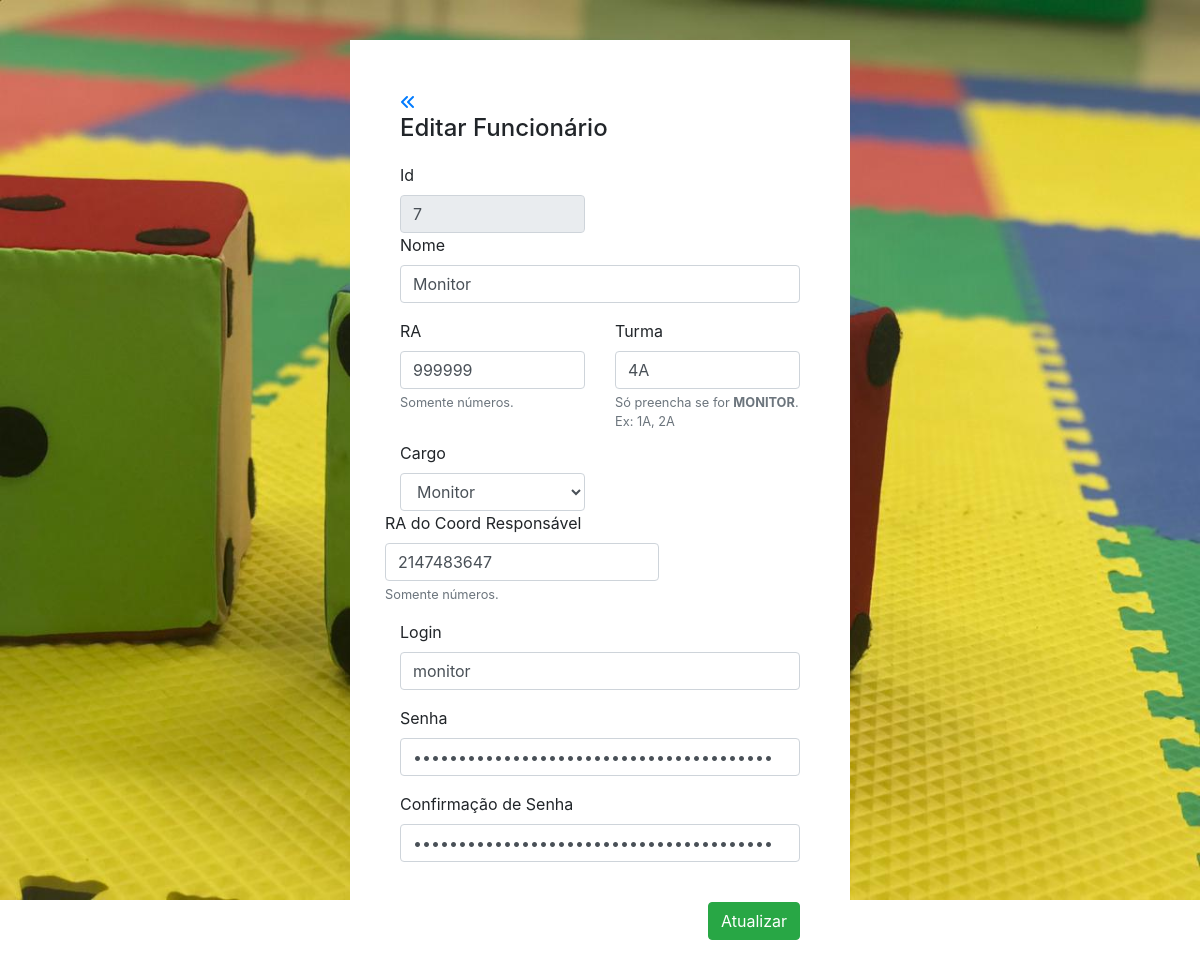
The app's page /v3.7.6/cadastro_funcionario/editar_funcionario.php?id=7 (signed in) with its own data.
### tables this page shows
CREATE TABLE `funcionarios` (
  `IdFunc` int(10) NOT NULL,
  `Login` varchar(10) NOT NULL,
  `Senha` varchar(50) NOT NULL,
  `RA` int(13) NOT NULL,
  `Nome` varchar(60) NOT NULL,
  `Turma` varchar(60) DEFAULT NULL,
  `Cargo` enum('1','2','3') NOT NULL,
  `RACoordenadorResponsavel` int(12) NOT NULL
);

### v3.7.6/cadastro_funcionario/editar_funcionario.php (the view, shortened to what this page needs)
<?php
$id= $_GET['id'];
?>
<!DOCTYPE html>
<html>
<head>
	<link rel="stylesheet" href="https://stackpath.bootstrapcdn.com/bootstrap/4.3.1/css/bootstrap.min.css">
	<link rel="stylesheet" type="text/css" href="css/estilo.css">
</head>
<body>
<?php
      $Login = $_SESSION['Login'];
      include 'conexao.php';
      $sql = "SELECT `Cargo` FROM `funcionarios` WHERE `Login` = '$Login' ";
      $buscar = mysqli_query($conexao, $sql);
      $array = mysqli_fetch_array($buscar);
      $Cargo = $array['Cargo'];
 ?>
	<div class="container" id="tamanhoContainer">
		<?php
           if ($Cargo == 3)  {
        ?>
		<a href="listar_funcionario.php" ><i class="fas fa-angle-double-left"></i></a>
		<h4>Editar Funcionário</h4>
		<form action="atualizar_funcionario.php" method="post" style="margin-top: 20px">
			<?php
			$sql = "SELECT * FROM `funcionarios` WHERE IdFunc = $id";
			$buscar = mysqli_query($conexao, $sql);
			while ($array = mysqli_fetch_array($buscar)) {
				$IdFunc = $array['IdFunc'];
		    	$Login = $array['Login'];
		    	$Senha = $array['Senha'];
		    	$RA = $array['RA'];
		    	$Nome = $array['Nome'];
		    	$Turma = $array['Turma'];
		    	$RACoordenadorResponsavel = $array['RACoordenadorResponsavel'];
			?>
			<div class="row">
				<div class="col-sm-6">
					<label>Id</label>
		    		<input type="text" class="form-control" name="IdFunc" value="<?php echo $IdFunc ?>" disabled>
		    	</div>
	    	</div>
	 		<div class="form-group">
	    		<label>Nome</label>
	    		<input type="text" class="form-control" name="Nome" value="<?php echo $Nome ?>">
  			</div>
				<div class="row">
					<div class="col-sm-6">
	    				<label>RA</label>
	    				<input type="number" class="form-control" name="RA" value="<?php echo $RA ?>" min="1" step="1" required>
	    				<small id="Turmaobs" class="form-text text-muted">Somente números.</small>
	    			</div>
	    			<div class="col-sm-6">
	    				<label>Turma</label>
	    				<input type="text" class="form-control" name="Turma"  value="<?php echo $Turma ?>" >
	    				<small id="Turmaobs" class="form-text text-muted">Só preencha se for <strong>MONITOR</strong>. Ex: 1A, 2A</small>
  					</div>
  				</div>
		  		<div class="row" style="margin-top: 10px;">
					<div class="col-sm-6">
			  			<label>Cargo</label>
						<select class="form-control" name="Cargo" required>
					      <option value="1">Monitor</option>
						</select>
			  	 	</div>
			  	 	<div class="form-group">
					    <label>RA do Coord Responsável</label>
					    <input type="number" class="form-control" name="RACoordenadorResponsavel" value="<?php echo $RACoordenadorResponsavel ?>" min="1" step="1" >
					    <small id="Turmaobs" class="form-text text-muted">Somente números.</small>
			  		</div>
		  		</div>
			<div class="form-group">
	    		<label>Login</label>
	    		<input type="text" class="form-control" name="Login"  value="<?php echo $Login ?>" required>
  			</div>
  			<div class="form-group">
	    		<label for="pass">Senha</label>
	    		<input type="password" class="form-control" name="Senha"  value="<?php echo $Senha ?>" required>
  			</div>
  			<div class="form-group">
	    		<label for="pass">Confirmação de Senha</label>
	    		<input type="password" class="form-control" name="Senha"  value="<?php echo $Senha ?>" required>
  			</div>
			<div id="botao">
				<button type="submit" class="btn btn-success " >Atualizar</button>
			</div>
		<?php } ?>
		</form>
		<?php } else {
			header('Location: erro403.php');
		}?>
	</div>
</body>
</html>

### v3.7.6/cadastro_funcionario/css/estilo.css (style rules this page uses)
body { background-image: url('../img/13.jpg'); background-size: 100%; background-repeat: no-repeat; }
#tamanhoContainer { border-style: groove; border-width: 5px; border: 20px; border-color: #000000; background-color: #fff; padding-top: 50px; padding-bottom: 10px; padding-right: 50px; padding-left: 50px; width: 500px; margin-top: 40px; }
#botao { text-align: right; margin-top: 40px; padding-bottom: 50px; }

### records on screen
funcionarios: IdFunc "7", Nome "Monitor", RA "999999", Turma "4A", RACoordenadorResponsavel "2147483647", Login "monitor"
